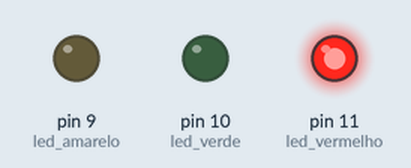
A sketch run on a simulated Arduino Uno, built with avr-gcc and run on an emulated ATmega328P. Parts: output pins drawn as LEDs (lit = HIGH).

Above: at 0.2 s.
At 0.8 s:
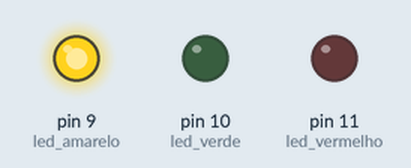
At 1.62 s:
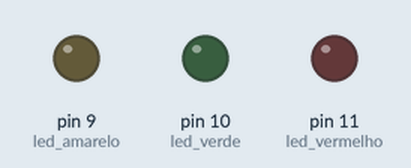
At 3.0 s:
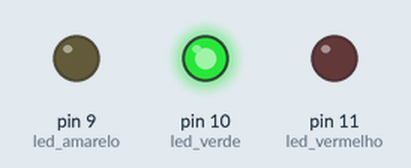
Timing chart, 0 to 3.8 s (numbered marks = the images above):
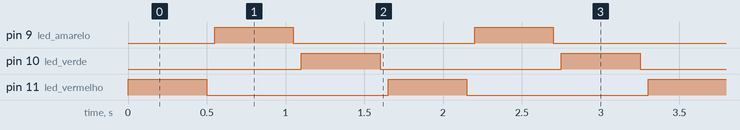

Measured:
- by itself, pin 9 (led_amarelo), pin 10 (led_verde), pin 11 (led_vermelho): alternates HIGH for 0.50 s and LOW for 1.2 s
- by itself, everything shown: repeats every 1.7 s, in 6 steps

The sketch:

LED_RGB.ino
```cpp
/***********************************************************************************************
 * EXEMPLO DE APLICAÇÃO USANDO LED RGB                                                         *
 * BY: LAB+ PROJETOS - 22.03.18 - UPDATE: 05.07.21                                             *
 ***********************************************************************************************/
int tempo = 500;                  //Variável para controle do tempo chamado pelo delay
int tempo1 = 50;                  //Variável para controle do tempo chamado pelo delay
int led_vermelho = 11;            //Define a variável do LED vermelho no pino 11
int led_verde = 10;               //Define a variável do LED verde    no pino 10
int led_amarelo = 9;              //Define a variável do LED amarelo  no pino 9

void setup()
{
  pinMode(led_vermelho, OUTPUT);  //Declara o pino do LED vermelho como saída
  pinMode(led_amarelo, OUTPUT);   //Declara o pino do LED amarelo como saída
  pinMode(led_verde, OUTPUT);     //Declara o pino do LED verde como saída
}

void loop()
{
  digitalWrite(led_vermelho,1);   //LED vermelho, LIGADO
  delay(tempo);                   //Aguarda 500ms.
  digitalWrite(led_vermelho,0);   //LED vermelho, DESLIGADO
  delay(tempo1);                  //Aguarda 50ms.
  digitalWrite(led_amarelo,1);    //LED amarelo, LIGADO
  delay(tempo);                   //Aguarda 50ms.
  digitalWrite(led_amarelo,0);    //LED amarelo, DESLIGADO
  delay(tempo1);                  //Aguarda 500ms.
  digitalWrite(led_verde,1);      //LED verde, LIGADO
  delay(tempo);                   //Aguarda 50ms.
  digitalWrite(led_verde,0);      //LED verde, DESLIGADO
  delay(tempo1);                  //Aguarda 500ms.
}
```
